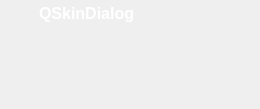
<?xml version="1.0" encoding="UTF-8"?>
<ui version="4.0">
 <class>QSkinDialog</class>
 <widget class="QDialog" name="QSkinDialog">
  <property name="geometry">
   <rect>
    <x>0</x>
    <y>0</y>
    <width>260</width>
    <height>109</height>
   </rect>
  </property>
  <property name="windowTitle">
   <string>Dialog</string>
  </property>
  <layout class="QGridLayout" name="gridLayout">
   <property name="margin">
    <number>0</number>
   </property>
   <property name="spacing">
    <number>0</number>
   </property>
   <item row="0" column="0">
    <widget class="QFrame" name="windowFrameTopLeft">
     <property name="minimumSize">
      <size>
       <width>12</width>
       <height>12</height>
      </size>
     </property>
     <property name="maximumSize">
      <size>
       <width>12</width>
       <height>12</height>
      </size>
     </property>
     <property name="cursor">
      <cursorShape>SizeFDiagCursor</cursorShape>
     </property>
     <property name="styleSheet">
      <string notr="true">border-image: url(:/Resource/frameTopLeft.png);</string>
     </property>
     <property name="frameShape">
      <enum>QFrame::NoFrame</enum>
     </property>
     <property name="frameShadow">
      <enum>QFrame::Raised</enum>
     </property>
    </widget>
   </item>
   <item row="0" column="6">
    <widget class="QFrame" name="windowFrameTopRight">
     <property name="minimumSize">
      <size>
       <width>12</width>
       <height>12</height>
      </size>
     </property>
     <property name="maximumSize">
      <size>
       <width>12</width>
       <height>12</height>
      </size>
     </property>
     <property name="cursor">
      <cursorShape>SizeBDiagCursor</cursorShape>
     </property>
     <property name="styleSheet">
      <string notr="true">border-image: url(:/Resource/frameTopRight.png);</string>
     </property>
     <property name="frameShape">
      <enum>QFrame::NoFrame</enum>
     </property>
     <property name="frameShadow">
      <enum>QFrame::Raised</enum>
     </property>
    </widget>
   </item>
   <item row="1" column="0" rowspan="2">
    <widget class="QFrame" name="windowFrameLeft">
     <property name="sizePolicy">
      <sizepolicy hsizetype="Fixed" vsizetype="Preferred">
       <horstretch>0</horstretch>
       <verstretch>0</verstretch>
      </sizepolicy>
     </property>
     <property name="minimumSize">
      <size>
       <width>12</width>
       <height>0</height>
      </size>
     </property>
     <property name="maximumSize">
      <size>
       <width>12</width>
       <height>16777215</height>
      </size>
     </property>
     <property name="cursor">
      <cursorShape>SizeHorCursor</cursorShape>
     </property>
     <property name="styleSheet">
      <string notr="true">border-image: url(:/Resource/frameLeft.png);
border-left: 1px;
border-top: 10px;</string>
     </property>
     <property name="frameShape">
      <enum>QFrame::NoFrame</enum>
     </property>
     <property name="frameShadow">
      <enum>QFrame::Raised</enum>
     </property>
    </widget>
   </item>
   <item row="1" column="6" rowspan="2">
    <widget class="QFrame" name="windowFrameRight">
     <property name="sizePolicy">
      <sizepolicy hsizetype="Fixed" vsizetype="Preferred">
       <horstretch>0</horstretch>
       <verstretch>0</verstretch>
      </sizepolicy>
     </property>
     <property name="minimumSize">
      <size>
       <width>12</width>
       <height>0</height>
      </size>
     </property>
     <property name="maximumSize">
      <size>
       <width>12</width>
       <height>16777215</height>
      </size>
     </property>
     <property name="cursor">
      <cursorShape>SizeHorCursor</cursorShape>
     </property>
     <property name="styleSheet">
      <string notr="true">QFrame {
	border-image: url(:/Resource/frameRight.png);
	border-right: 1;
	border-top: 10;
}</string>
     </property>
     <property name="frameShape">
      <enum>QFrame::NoFrame</enum>
     </property>
     <property name="frameShadow">
      <enum>QFrame::Raised</enum>
     </property>
    </widget>
   </item>
   <item row="3" column="0">
    <widget class="QFrame" name="windowFrameBottomLeft">
     <property name="minimumSize">
      <size>
       <width>12</width>
       <height>12</height>
      </size>
     </property>
     <property name="maximumSize">
      <size>
       <width>12</width>
       <height>12</height>
      </size>
     </property>
     <property name="cursor">
      <cursorShape>SizeBDiagCursor</cursorShape>
     </property>
     <property name="styleSheet">
      <string notr="true">border-image: url(:/Resource/frameBottomLeft.png);</string>
     </property>
     <property name="frameShape">
      <enum>QFrame::NoFrame</enum>
     </property>
     <property name="frameShadow">
      <enum>QFrame::Raised</enum>
     </property>
    </widget>
   </item>
   <item row="3" column="1" colspan="5">
    <widget class="QFrame" name="windowFrameBottom">
     <property name="sizePolicy">
      <sizepolicy hsizetype="Preferred" vsizetype="Fixed">
       <horstretch>0</horstretch>
       <verstretch>0</verstretch>
      </sizepolicy>
     </property>
     <property name="minimumSize">
      <size>
       <width>0</width>
       <height>12</height>
      </size>
     </property>
     <property name="maximumSize">
      <size>
       <width>16777215</width>
       <height>12</height>
      </size>
     </property>
     <property name="cursor">
      <cursorShape>SizeVerCursor</cursorShape>
     </property>
     <property name="styleSheet">
      <string notr="true">border-image: url(:/Resource/frameBottom.png);
border-bottom: 1;</string>
     </property>
     <property name="frameShape">
      <enum>QFrame::NoFrame</enum>
     </property>
     <property name="frameShadow">
      <enum>QFrame::Raised</enum>
     </property>
    </widget>
   </item>
   <item row="3" column="6">
    <widget class="QFrame" name="windowFrameBottomRight">
     <property name="minimumSize">
      <size>
       <width>12</width>
       <height>12</height>
      </size>
     </property>
     <property name="maximumSize">
      <size>
       <width>12</width>
       <height>12</height>
      </size>
     </property>
     <property name="cursor">
      <cursorShape>SizeFDiagCursor</cursorShape>
     </property>
     <property name="styleSheet">
      <string notr="true">border-image: url(:/Resource/frameBottomRight.png);</string>
     </property>
     <property name="frameShape">
      <enum>QFrame::NoFrame</enum>
     </property>
     <property name="frameShadow">
      <enum>QFrame::Raised</enum>
     </property>
    </widget>
   </item>
   <item row="2" column="1" colspan="5">
    <widget class="QWidget" name="widgetContents" native="true">
     <property name="sizePolicy">
      <sizepolicy hsizetype="Expanding" vsizetype="Expanding">
       <horstretch>0</horstretch>
       <verstretch>0</verstretch>
      </sizepolicy>
     </property>
     <property name="autoFillBackground">
      <bool>false</bool>
     </property>
     <layout class="QVBoxLayout" name="layoutContents">
      <property name="spacing">
       <number>0</number>
      </property>
      <property name="margin">
       <number>0</number>
      </property>
     </layout>
    </widget>
   </item>
   <item row="0" column="1" rowspan="2" colspan="5">
    <widget class="QFrame" name="windowFrameTop">
     <property name="frameShape">
      <enum>QFrame::NoFrame</enum>
     </property>
     <property name="frameShadow">
      <enum>QFrame::Raised</enum>
     </property>
     <layout class="QGridLayout" name="gridLayout_2">
      <property name="margin">
       <number>0</number>
      </property>
      <property name="spacing">
       <number>0</number>
      </property>
      <item row="0" column="0">
       <widget class="QFrame" name="windowIconFrame">
        <property name="styleSheet">
         <string notr="true">QFrame#windowIconFrame {
	border-image: url(:/Resource/windowIconFrame.png);
}</string>
        </property>
        <layout class="QHBoxLayout" name="horizontalLayout">
         <property name="spacing">
          <number>2</number>
         </property>
         <property name="margin">
          <number>0</number>
         </property>
         <item>
          <widget class="QToolButton" name="windowIcon">
           <property name="contextMenuPolicy">
            <enum>Qt::CustomContextMenu</enum>
           </property>
           <property name="styleSheet">
            <string notr="true">border: 0px solid transparent;</string>
           </property>
           <property name="text">
            <string/>
           </property>
           <property name="icon">
            <iconset resource="../Resource.qrc">
             <normaloff>:/Resource/Quazaa.png</normaloff>:/Resource/Quazaa.png</iconset>
           </property>
           <property name="iconSize">
            <size>
             <width>20</width>
             <height>20</height>
            </size>
           </property>
          </widget>
         </item>
        </layout>
       </widget>
      </item>
      <item row="0" column="1">
       <widget class="QLabel" name="windowText">
        <property name="contextMenuPolicy">
         <enum>Qt::CustomContextMenu</enum>
        </property>
        <property name="styleSheet">
         <string notr="true">border-image: url(:/Resource/windowTextBackground.png);
padding-left: -2px;
padding-right: -2px;
padding-bottom: 2px;
font-weight: bold;
font-size: 16px;
color: rgb(255, 255, 255);</string>
        </property>
        <property name="text">
         <string>&lt;!DOCTYPE HTML PUBLIC &quot;-//W3C//DTD HTML 4.0//EN&quot; &quot;http://www.w3.org/TR/REC-html40/strict.dtd&quot;&gt;
&lt;html&gt;&lt;head&gt;&lt;meta name=&quot;qrichtext&quot; content=&quot;1&quot; /&gt;&lt;style type=&quot;text/css&quot;&gt;
p, li { white-space: pre-wrap; }
&lt;/style&gt;&lt;/head&gt;&lt;body style=&quot; font-family:'MS Shell Dlg 2'; font-weight:600; font-style:normal;&quot;&gt;
&lt;p style=&quot; margin-top:0px; margin-bottom:0px; margin-left:0px; margin-right:0px; -qt-block-indent:0; text-indent:0px;&quot;&gt;&lt;span style=&quot; font-size:12pt;&quot;&gt;QSkinDialog&lt;/span&gt;&lt;/p&gt;&lt;/body&gt;&lt;/html&gt;</string>
        </property>
       </widget>
      </item>
      <item row="0" column="2">
       <widget class="QFrame" name="windowFrameTopSpacer">
        <property name="sizePolicy">
         <sizepolicy hsizetype="Preferred" vsizetype="Preferred">
          <horstretch>0</horstretch>
          <verstretch>0</verstretch>
         </sizepolicy>
        </property>
        <property name="minimumSize">
         <size>
          <width>0</width>
          <height>30</height>
         </size>
        </property>
        <property name="maximumSize">
         <size>
          <width>16777215</width>
          <height>30</height>
         </size>
        </property>
        <property name="contextMenuPolicy">
         <enum>Qt::CustomContextMenu</enum>
        </property>
        <property name="styleSheet">
         <string notr="true">QFrame#windowFrameTopSpacer {
	border-image: url(:/Resource/frameTop.png);
}</string>
        </property>
        <property name="frameShape">
         <enum>QFrame::NoFrame</enum>
        </property>
        <property name="frameShadow">
         <enum>QFrame::Raised</enum>
        </property>
        <layout class="QGridLayout" name="gridLayout_3">
         <property name="horizontalSpacing">
          <number>0</number>
         </property>
         <property name="margin">
          <number>0</number>
         </property>
         <item row="0" column="0">
          <layout class="QGridLayout" name="gridLayoutTitlebar">
           <property name="leftMargin">
            <number>0</number>
           </property>
           <property name="rightMargin">
            <number>0</number>
           </property>
           <property name="bottomMargin">
            <number>0</number>
           </property>
           <property name="spacing">
            <number>0</number>
           </property>
           <item row="0" column="2" rowspan="2">
            <spacer name="horizontalSpacerTitlebar">
             <property name="orientation">
              <enum>Qt::Horizontal</enum>
             </property>
             <property name="sizeHint" stdset="0">
              <size>
               <width>40</width>
               <height>20</height>
              </size>
             </property>
            </spacer>
           </item>
          </layout>
         </item>
        </layout>
       </widget>
      </item>
      <item row="0" column="3">
       <widget class="QFrame" name="titlebarButtonsFrame">
        <property name="styleSheet">
         <string notr="true">/*These move the buttons up so they aren't displayed in the center of the titlebar
   Remove these to center your buttons on the titlebar.*/
QFrame#titlebarButtonsFrame {
	padding-top: -1;
	padding-bottom: 10;
	border-image: url(:/Resource/titlebarButtonsFrame.png);
}</string>
        </property>
        <property name="frameShape">
         <enum>QFrame::NoFrame</enum>
        </property>
        <property name="frameShadow">
         <enum>QFrame::Raised</enum>
        </property>
        <layout class="QGridLayout" name="gridLayoutTitlebarButtons">
         <property name="margin">
          <number>0</number>
         </property>
         <property name="spacing">
          <number>0</number>
         </property>
         <item row="0" column="0">
          <widget class="QToolButton" name="minimizeButton">
           <property name="minimumSize">
            <size>
             <width>26</width>
             <height>18</height>
            </size>
           </property>
           <property name="maximumSize">
            <size>
             <width>26</width>
             <height>18</height>
            </size>
           </property>
           <property name="toolTip">
            <string>Minimize</string>
           </property>
           <property name="styleSheet">
            <string notr="true">QToolButton {
	border: 0px solid transparent;
	border-image: url(:/Resource/minButton.png);
}

QToolButton:hover {
	border-image: url(:/Resource/minButtonH.png);
}

QToolButton:disabled {
	border-image: url(:/Resource/minButtonD.png);
}</string>
           </property>
           <property name="text">
            <string/>
           </property>
          </widget>
         </item>
         <item row="0" column="1">
          <widget class="QToolButton" name="maximizeButton">
           <property name="minimumSize">
            <size>
             <width>26</width>
             <height>18</height>
            </size>
           </property>
           <property name="maximumSize">
            <size>
             <width>26</width>
             <height>18</height>
            </size>
           </property>
           <property name="toolTip">
            <string>Maximize</string>
           </property>
           <property name="styleSheet">
            <string notr="true">QToolButton {
	border: 0px solid transparent;
	border-image: url(:/Resource/maxButton.png);
}

QToolButton:hover {
	border-image: url(:/Resource/maxButtonH.png);
}

QToolButton:disabled {
	border-image: url(:/Resource/maxButtonD.png);
}

QToolButton:checked { /*The button will be checked when maximized is set*/
	
	border-image: url(:/Resource/restoreButton.png);
}

QToolButton:checked:hover {
	
	border-image: url(:/Resource/restoreButtonH.png);
}

QToolButton:checked:disabled {
	
	border-image: url(:/Resource/restoreButtonD.png);
}</string>
           </property>
           <property name="text">
            <string/>
           </property>
           <property name="checkable">
            <bool>true</bool>
           </property>
           <property name="checked">
            <bool>false</bool>
           </property>
          </widget>
         </item>
         <item row="0" column="2">
          <widget class="QToolButton" name="closeButton">
           <property name="enabled">
            <bool>true</bool>
           </property>
           <property name="minimumSize">
            <size>
             <width>44</width>
             <height>18</height>
            </size>
           </property>
           <property name="maximumSize">
            <size>
             <width>44</width>
             <height>18</height>
            </size>
           </property>
           <property name="toolTip">
            <string>Close</string>
           </property>
           <property name="styleSheet">
            <string notr="true">QToolButton {
	border: 0px solid transparent;
	border-image: url(:/Resource/quitButton.png);
}

QToolButton:hover {
	border-image: url(:/Resource/quitButtonH.png);
}

QToolButton:disabled {
	border-image: url(:/Resource/quitButtonD.png);
}</string>
           </property>
           <property name="text">
            <string/>
           </property>
           <property name="iconSize">
            <size>
             <width>16</width>
             <height>16</height>
            </size>
           </property>
          </widget>
         </item>
        </layout>
       </widget>
      </item>
     </layout>
    </widget>
   </item>
  </layout>
 </widget>
 <resources>
  <include location="../Resource.qrc"/>
 </resources>
 <connections/>
</ui>
